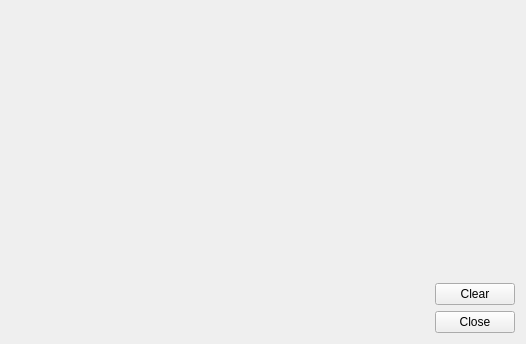
<?xml version="1.0" encoding="UTF-8"?>
<ui version="4.0">
 <class>GLWindow</class>
 <widget class="QWidget" name="GLWindow">
  <property name="geometry">
   <rect>
    <x>0</x>
    <y>0</y>
    <width>526</width>
    <height>340</height>
   </rect>
  </property>
  <property name="windowTitle">
   <string>Form</string>
  </property>
  <layout class="QHBoxLayout" name="horizontalLayout">
   <item>
    <widget class="MyGLWidget" name="widgetToGL" native="true">
     <property name="sizePolicy">
      <sizepolicy hsizetype="Expanding" vsizetype="Preferred">
       <horstretch>0</horstretch>
       <verstretch>0</verstretch>
      </sizepolicy>
     </property>
     <property name="minimumSize">
      <size>
       <width>415</width>
       <height>322</height>
      </size>
     </property>
    </widget>
   </item>
   <item>
    <layout class="QVBoxLayout" name="verticalLayout">
     <item>
      <spacer name="verticalSpacer">
       <property name="orientation">
        <enum>Qt::Vertical</enum>
       </property>
       <property name="sizeHint" stdset="0">
        <size>
         <width>20</width>
         <height>40</height>
        </size>
       </property>
      </spacer>
     </item>
     <item>
      <widget class="QPushButton" name="pushButton_2">
       <property name="text">
        <string>Clear</string>
       </property>
      </widget>
     </item>
     <item>
      <widget class="QPushButton" name="pushButton">
       <property name="text">
        <string>Close</string>
       </property>
      </widget>
     </item>
    </layout>
   </item>
  </layout>
 </widget>
 <customwidgets>
  <customwidget>
   <class>MyGLWidget</class>
   <extends>QWidget</extends>
   <header>myglwidget.h</header>
   <container>1</container>
   <slots>
    <slot>clearData()</slot>
   </slots>
  </customwidget>
 </customwidgets>
 <resources/>
 <connections>
  <connection>
   <sender>pushButton</sender>
   <signal>clicked()</signal>
   <receiver>GLWindow</receiver>
   <slot>close()</slot>
   <hints>
    <hint type="sourcelabel">
     <x>450</x>
     <y>313</y>
    </hint>
    <hint type="destinationlabel">
     <x>525</x>
     <y>307</y>
    </hint>
   </hints>
  </connection>
 </connections>
</ui>
